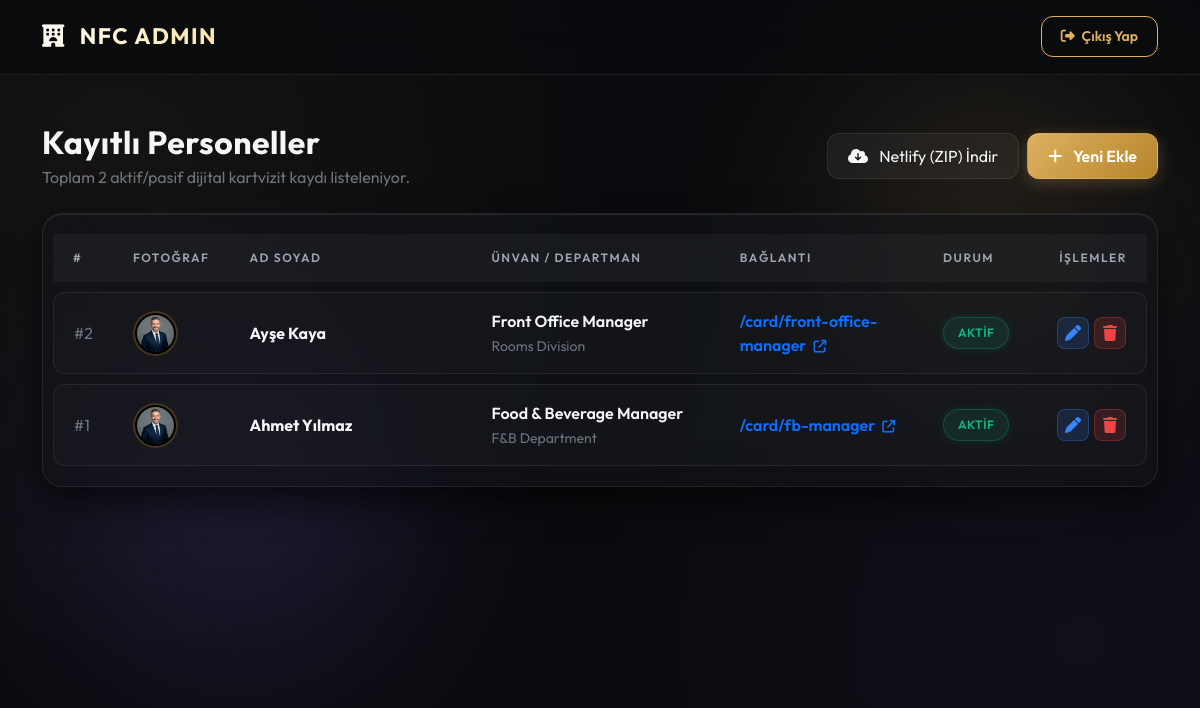
/admin/index.php (signed in), run on the app's committed database.
### tables this page shows
CREATE TABLE `employees` (
  `id` int(11) NOT NULL AUTO_INCREMENT,
  `slug` varchar(100) NOT NULL,
  `first_name` varchar(100) NOT NULL,
  `last_name` varchar(100) NOT NULL,
  `title` varchar(150) NOT NULL,
  `department` varchar(100) NOT NULL,
  `phone` varchar(50) DEFAULT NULL,
  `mobile` varchar(50) DEFAULT NULL,
  `email` varchar(150) DEFAULT NULL,
  `website` varchar(255) DEFAULT NULL,
  `extension` varchar(20) DEFAULT NULL,
  `whatsapp` varchar(50) DEFAULT NULL,
  `location_url` varchar(500) DEFAULT NULL,
  `profile_image` varchar(255) DEFAULT 'default_profile.jpg',
  `hotel_name` varchar(150) NOT NULL DEFAULT 'Pienti Group',
  `hotel_address` text DEFAULT NULL,
  `social_linkedin` varchar(255) DEFAULT NULL,
  `social_instagram` varchar(255) DEFAULT NULL,
  `status` tinyint(1) DEFAULT 1,
  `show_balloons` tinyint(1) DEFAULT 0,
  `created_at` timestamp DEFAULT current_timestamp(),
  PRIMARY KEY (`id`),
  UNIQUE KEY `slug_unique` (`slug`)
);

### admin/index.php (the view, shortened to what this page needs)
<?php
require_once '../config.php';
$stmt = $pdo->query("SELECT * FROM employees ORDER BY id DESC");
$employees = $stmt->fetchAll();
?>
<!DOCTYPE html>
<html lang="tr">
<head>
    <link href="https://cdn.jsdelivr.net/npm/bootstrap@5.3.2/dist/css/bootstrap.min.css" rel="stylesheet">
    <link rel="stylesheet" href="https://cdnjs.cloudflare.com/ajax/libs/font-awesome/6.4.2/css/all.min.css">
    <link rel="stylesheet" href="../assets/css/admin.css?v=2">
</head>
<body>
    <div class="admin-bg-shape admin-shape-1"></div>
    <div class="admin-bg-shape admin-shape-2"></div>
    <nav class="navbar navbar-expand-lg navbar-custom mb-5">
        <div class="container">
            <a class="navbar-brand" href="index.php">
                <i class="fa-solid fa-hotel text-gold me-2"></i> NFC ADMIN
            </a>
            <div class="ms-auto">
                <a href="logout.php" class="btn btn-outline-gold btn-sm">
                    <i class="fa-solid fa-right-from-bracket me-1"></i> Çıkış Yap
                </a>
            </div>
        </div>
    </nav>
    <div class="container">
        <div class="d-flex flex-column flex-md-row justify-content-between align-items-md-center mb-4 gap-3">
            <div>
                <h2 class="mb-1 fw-bold" style="letter-spacing: 0.5px;">Kayıtlı Personeller</h2>
                <p class="text-secondary mb-0">Toplam <?= count($employees) ?> aktif/pasif dijital kartvizit kaydı listeleniyor.</p>
            </div>
            <div class="d-flex gap-2">
                <a href="export.php" class="btn btn-glass"><i class="fa-solid fa-cloud-arrow-down me-2"></i> Netlify (ZIP) İndir</a>
                <a href="add.php" class="btn btn-gold"><i class="fa-solid fa-plus me-2"></i> Yeni Ekle</a>
            </div>
        </div>
        <div class="glass-admin-card">
            <div class="table-responsive">
                <table class="table-custom mb-0 align-middle">
                    <thead>
                        <tr>
                            <th style="width: 5%">#</th>
                            <th style="width: 10%">Fotoğraf</th>
                            <th style="width: 25%">Ad Soyad</th>
                            <th style="width: 25%">Ünvan / Departman</th>
                            <th style="width: 20%">Bağlantı</th>
                            <th style="width: 10%">Durum</th>
                            <th style="width: 5%" class="text-end">İşlemler</th>
                        </tr>
                    </thead>
                    <tbody>
                        <?php foreach($employees as $emp): ?>
                        <tr>
                            <td><span class="text-secondary">#<?= $emp['id'] ?></span></td>
                            <td>
                                <img src="../assets/img/<?= htmlspecialchars($emp['profile_image']) ?>" class="rounded-circle admin-thumb" width="45" height="45" style="object-fit: cover;" onerror="this.src='../assets/img/default_profile.jpg'">
                            </td>
                            <td>
                                <span class="fw-bold"><?= htmlspecialchars($emp['first_name'] . ' ' . $emp['last_name']) ?></span>
                            </td>
                            <td>
                                <div class="fw-semibold text-gold"><?= htmlspecialchars($emp['title']) ?></div>
                                <small class="text-secondary"><?= htmlspecialchars($emp['department']) ?></small>
                            </td>
                            <td>
                                <a href="/card/<?= htmlspecialchars($emp['slug']) ?>" target="_blank" class="text-gold text-decoration-none fw-semibold">
                                    /card/<?= htmlspecialchars($emp['slug']) ?> <i class="fa-solid fa-arrow-up-right-from-square ms-1" style="font-size: 0.8rem;"></i>
                                </a>
                            </td>
                            <td>
                                <?php if($emp['status'] == 1): ?>
                                    <span class="badge-custom badge-active">Aktif</span>
                                <?php else: ?>
                                    <span class="badge-custom badge-passive">Pasif</span>
                                <?php endif; ?>
                            </td>
                            <td class="text-end">
                                <div class="action-btn-group d-flex justify-content-end">
                                    <a href="edit.php?id=<?= $emp['id'] ?>" class="btn btn-edit-custom" title="Düzenle">
                                        <i class="fa-solid fa-pen"></i>
                                    </a>
                                    <a href="delete.php?id=<?= $emp['id'] ?>" class="btn btn-delete-custom" title="Sil" onclick="return confirm('Bu personeli silmek/pasife almak istediğinize emin misiniz?');">
                                        <i class="fa-solid fa-trash"></i>
                                    </a>
                                </div>
                            </td>
                        </tr>
                        <?php endforeach; ?>
                    </tbody>
                </table>
            </div>
        </div>
    </div>
</body>
</html>

### data on the page
employees: id "2", profile_image (placeholder picture), first_name+last_name "Ayşe Kaya", title "Front Office Manager", department "Rooms Division", slug "front-office-manager", status "AKTIF"
employees: id "1", profile_image (placeholder picture), first_name+last_name "Ahmet Yılmaz", title "Food & Beverage Manager", department "F&B Department", slug "fb-manager", status "AKTIF"

### other printed values
count($employees) "2"
